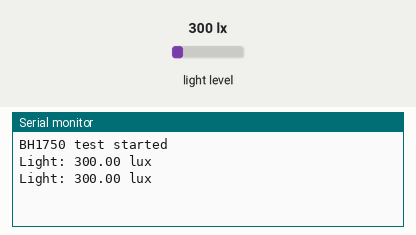
This sketch was run on a simulated ESP32. Shown: the last lines printed to the serial monitor. The inputs (shaded band) are chosen by the test bench; at power-on: light level 300 lx.

Above: at 2.2 s.
2.3 s: light level set to 40 lx
At 3.6 s:
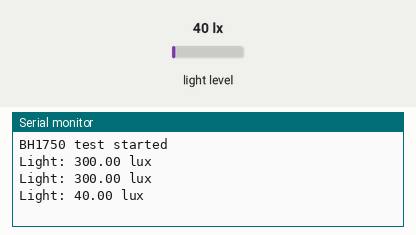
3.8 s: light level set to 500 lx
At 4.7 s:
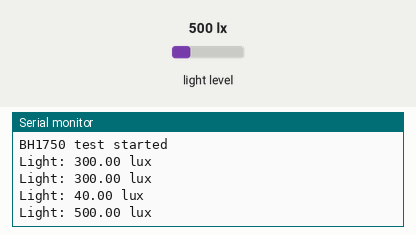
Timing chart, 0 to 6.8 s (numbered marks = the images above; inputs shaded):
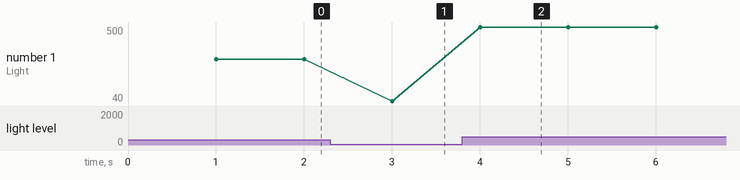

The sketch:

test_bh.ino
```cpp
#include <Wire.h>
#include <BH1750.h>

BH1750 lightMeter;

void setup() {
  Serial.begin(115200);
  delay(1000);

  Wire.begin();
  if (!lightMeter.begin()) {
    Serial.println("BH1750 not found");
    while (1);
  }

  Serial.println("BH1750 test started");
}

void loop() {
  float lux = lightMeter.readLightLevel();
  Serial.printf("Light: %.2f lux\n", lux);
  delay(1000);
}
```

Measured:
- after the input at 2.3 s, the serial monitor: prints a new line after 0.70 s (image 1)
- after the input at 3.8 s, the serial monitor: prints a new line after 0.20 s (image 2)
- plotted number 1: 300 → 40 after the input at 2.3 s, 40 → 500 after the input at 3.8 s
